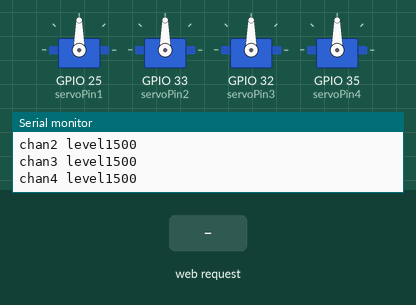
Simulated run of this sketch. Board: ESP32. On the bench: 4 × servo, the last lines printed to the serial monitor. Inputs (shaded band) come from the test bench.

Above: at 1.2 s.
1.3 s: HTTP request GET /F received
At 2.0 s:
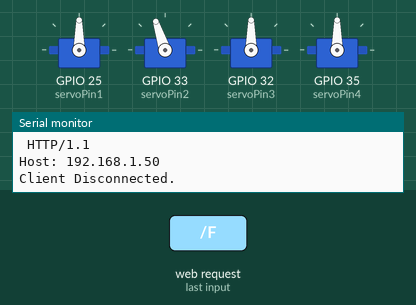
2.8 s: HTTP request GET /U received
At 3.2 s:
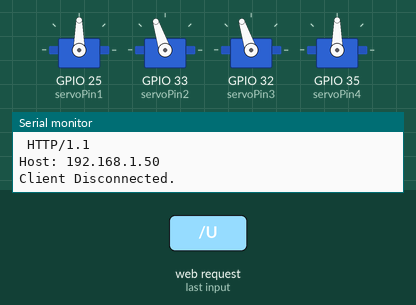
4.3 s: HTTP request GET /B received
At 5.5 s:
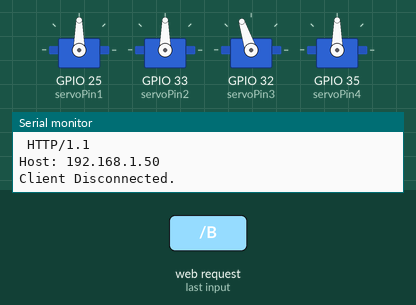
5.8 s: HTTP request GET /R received
At 6.6 s:
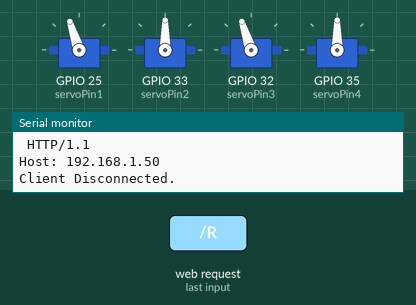
7.3 s: HTTP request GET /D received
At 7.8 s:
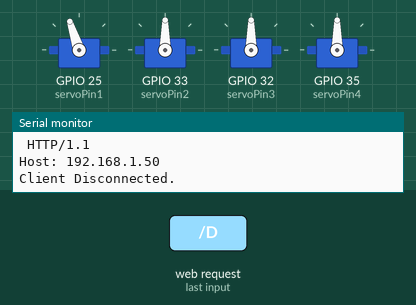
8.8 s: HTTP request GET /CL received
At 10.1 s:
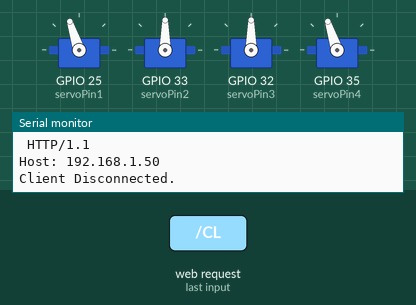
Timing chart, 0 to 11.3 s (numbered marks = the images above; inputs shaded):
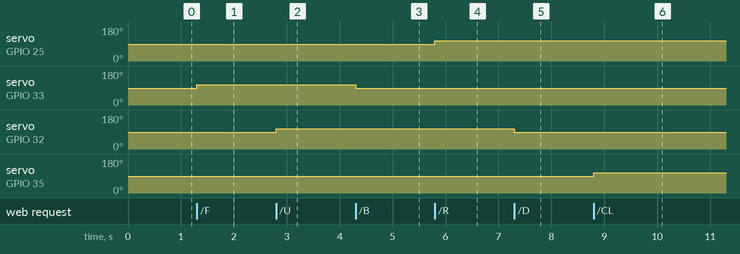

Measured:
- after the input at 1.3 s, servo on GPIO 33 (servoPin2): 90° → 108° at once
- after the input at 2.8 s, servo on GPIO 32 (servoPin3): 90° → 108° at once
- after the input at 4.3 s, servo on GPIO 33 (servoPin2): 108° → 90° at once
- after the input at 5.8 s, servo on GPIO 25 (servoPin1): 90° → 108° at once
- after the input at 7.3 s, servo on GPIO 32 (servoPin3): 108° → 90° at once
- after the input at 8.8 s, servo on GPIO 35 (servoPin4): 90° → 108° at once

The sketch:

esp23_radio_thing.ino
```cpp
/*
  WiFiAccessPoint.ino creates a WiFi access point and provides a web server on it.

  Steps:
  1. Connect to the access point "yourAp"
  2. Point your web browser to http://192.168.4.1/H to turn the LED on or http://192.168.4.1/L to turn it off
     OR
     Run raw TCP "GET /H" and "GET /L" on PuTTY terminal with 192.168.4.1 as IP address and 80 as port

  Created for arduino-esp32 on 04 July, 2018
  by Curran Rose (fedy0)
*/

/*Remote controll for quadcopter using esp32
 *  Ian Sbar
 *
 *  Dofs used
 *  Up/Down                     Chan3   left stick ver    servoPin3 10
 *  Right/Left                  Chan1   Right Stick Horz  servoPin1 8
 *  Forward/Backward            Chan2   Right Stick vert  servoPin2 9
 *  Clockwise/counterclockwise  Chan4   Left Stick horz   servoPin4 11
 *
 *  May wish to use 1250 min and 1750 max to start
 *  */


#include <WiFi.h>
#include <WiFiClient.h>
#include <WiFiAP.h>
#include <WiFiAP.h>
#include <ESP32_Servo.h>

#define servoPin1 25
#define servoPin2 33
#define servoPin3 32
#define servoPin4 35
// Set these to your desired credentials.
const char *ssid = "ohno";
const char *password = "pls_work";


WiFiServer server(80);

int chan1Lv1 = 1500;
int chan2Lv1 = 1500;
int chan3Lv1 = 1500;
int chan4Lv1 = 1500;

Servo myservo1;
Servo myservo2;
Servo myservo3;
Servo myservo4;

void setup() {

  Serial.begin(115200);
  Serial.println();
  Serial.println("Configuring access point...");

  // You can remove the password parameter if you want the AP to be open.
  WiFi.softAP(ssid, password);
  IPAddress myIP = WiFi.softAPIP();
  Serial.print("AP IP address: ");
  Serial.println(myIP);
  server.begin();

  Serial.println("Server started");

  myservo1.attach(servoPin1,1000,2000);
  myservo2.attach(servoPin2,1000,2000);
  myservo3.attach(servoPin3,1000,2000);
  myservo4.attach(servoPin4,1000,2000);

  myservo1.writeMicroseconds(chan1Lv1);
  myservo2.writeMicroseconds(chan2Lv1);
  myservo3.writeMicroseconds(chan3Lv1);
  myservo4.writeMicroseconds(chan4Lv1);

  Serial.print("chan1 level");
  Serial.println(chan1Lv1);
  Serial.print("chan2 level");
  Serial.println(chan2Lv1);
  Serial.print("chan3 level");
  Serial.println(chan3Lv1);
  Serial.print("chan4 level");
  Serial.println(chan4Lv1);

}

void loop() {
  WiFiClient client = server.available();   // listen for incoming clients

  if (client) {                             // if you get a client,
    Serial.println("New Client.");           // print a message out the serial port
    String currentLine = "";                // make a String to hold incoming data from the client
    while (client.connected()) {            // loop while the client's connected
      if (client.available()) {             // if there's bytes to read from the client,
        char c = client.read();             // read a byte, then
        Serial.write(c);                    // print it out the serial monitor
        if (c == '\n') {                    // if the byte is a newline character

          // if the current line is blank, you got two newline characters in a row.
          // that's the end of the client HTTP request, so send a response:
          if (currentLine.length() == 0) {
            // HTTP headers always start with a response code (e.g. HTTP/1.1 200 OK)
            // and a content-type so the client knows what's coming, then a blank line:
            client.println("HTTP/1.1 200 OK");
            client.println("Content-type:text/html");
            client.println();

            // the content of the HTTP response follows the header:
            client.print("welcome to Ian's quad control page <br>");
            client.print("<button><a href=\"/F\">forward</a> <button><br>");
            client.print("<button><a href=\"/B\">backward </a> <button><br>");
            client.print("<button><a href=\"/U\">up</a> <button><br>");
            client.print("<button><a href=\"/D\">down</a> <button><br>");
            client.print("<button><a href=\"/R\">right</a> <button><br>");
            client.print("<button><a href=\"/L\">left</a> <button><br>");
            client.print("<button><a href=\"/CL\">clockwise</a> <button><br>");
            client.print("<button><a href=\"/CCL\">counterclock</a> <button><br>");

            client.print("<button><a href=\"/S\">hover</a> <button><br>");

            // The HTTP response ends with another blank line:
            client.println();
            // break out of the while loop:
            break;
          } else {    // if you got a newline, then clear currentLine:
            currentLine = "";
          }
        } else if (c != '\r') {  // if you got anything else but a carriage return character,
          currentLine += c;      // add it to the end of the currentLine
        }


        if (currentLine.endsWith("GET /F")) { //tells the drone to move forward
            chan2Lv1=chan2Lv1+100;
            if(chan2Lv1>1750){
              chan2Lv1=1750;
            }

             myservo1.writeMicroseconds(chan1Lv1);
             myservo2.writeMicroseconds(chan2Lv1);
             myservo3.writeMicroseconds(chan3Lv1);
             myservo4.writeMicroseconds(chan4Lv1);

             Serial.print("chan1 level ");
             Serial.println(chan1Lv1);
             Serial.print("chan2 level");
             Serial.println(chan2Lv1);
             Serial.print("chan3 level");
             Serial.println(chan3Lv1);
             Serial.print("chan4 level");
             Serial.println(chan4Lv1);

        }
        if (currentLine.endsWith("GET /B")) {//tells the drone to move backward
            chan2Lv1=chan2Lv1-100;
            if(chan2Lv1>1750){
              chan2Lv1=1750;
            }

             myservo1.writeMicroseconds(chan1Lv1);
             myservo2.writeMicroseconds(chan2Lv1);
             myservo3.writeMicroseconds(chan3Lv1);
             myservo4.writeMicroseconds(chan4Lv1);

             Serial.print("chan1 level");
             Serial.println(chan1Lv1);
             Serial.print("chan2 level");
             Serial.println(chan2Lv1);
             Serial.print("chan3 level");
             Serial.println(chan3Lv1);
             Serial.print("chan4 level");
             Serial.println(chan4Lv1);                      // GET /L turns the LED off
        }
         if (currentLine.endsWith("GET /U")) {//tells the drone to move up
            chan3Lv1=chan3Lv1+100;
            if(chan3Lv1>1750){
              chan3Lv1=1750;
            }

             myservo1.writeMicroseconds(chan1Lv1);
             myservo2.writeMicroseconds(chan2Lv1);
             myservo3.writeMicroseconds(chan3Lv1);
             myservo4.writeMicroseconds(chan4Lv1);

             Serial.print("chan1 level");
             Serial.println(chan1Lv1);
             Serial.print("chan2 level");
             Serial.println(chan2Lv1);
             Serial.print("chan3 level");
             Serial.println(chan3Lv1);
             Serial.print("chan4 level");
             Serial.println(chan4Lv1);
      }
       if (currentLine.endsWith("GET /D")) { //tells the drone to move down
            chan3Lv1=chan3Lv1-100;
            if(chan3Lv1>1750){
              chan3Lv1=1750;
            }

             myservo1.writeMicroseconds(chan1Lv1);
             myservo2.writeMicroseconds(chan2Lv1);
             myservo3.writeMicroseconds(chan3Lv1);
             myservo4.writeMicroseconds(chan4Lv1);

             Serial.print("chan1 level");
             Serial.println(chan1Lv1);
             Serial.print("chan2 level");
             Serial.println(chan2Lv1);
             Serial.print("chan3 level");
             Serial.println(chan3Lv1);
             Serial.print("chan4 level");
             Serial.println(chan4Lv1);
    }
     if (currentLine.endsWith("GET /R")) { //tells the drone to move to the right
            chan1Lv1=chan1Lv1+100;
            if(chan1Lv1>1750){
              chan1Lv1=1750;
            }

             myservo1.writeMicroseconds(chan1Lv1);
             myservo2.writeMicroseconds(chan2Lv1);
             myservo3.writeMicroseconds(chan3Lv1);
             myservo4.writeMicroseconds(chan4Lv1);

             Serial.print("chan1 level");
             Serial.println(chan1Lv1);
             Serial.print("chan2 level");
             Serial.println(chan2Lv1);
             Serial.print("chan3 level");
             Serial.println(chan3Lv1);
             Serial.print("chan4 level");
             Serial.println(chan4Lv1);
        }
        if (currentLine.endsWith("GET /L")) { //tells the drone to move to the left
            chan1Lv1=chan1Lv1-100;
            if(chan1Lv1>1750){
              chan1Lv1=1750;
            }

             myservo1.writeMicroseconds(chan1Lv1);
             myservo2.writeMicroseconds(chan2Lv1);
             myservo3.writeMicroseconds(chan3Lv1);
             myservo4.writeMicroseconds(chan4Lv1);

             Serial.print("chan1 level");
             Serial.println(chan1Lv1);
             Serial.print("chan2 level");
             Serial.println(chan2Lv1);
             Serial.print("chan3 level");
             Serial.println(chan3Lv1);
             Serial.print("chan4 level");
             Serial.println(chan4Lv1);
        }
        if (currentLine.endsWith("GET /CL")) { //tells the drone to rotate clockwise
            chan4Lv1=chan4Lv1+100;
            if(chan4Lv1>1750){
              chan4Lv1=1750;
            }

             myservo1.writeMicroseconds(chan1Lv1);
             myservo2.writeMicroseconds(chan2Lv1);
             myservo3.writeMicroseconds(chan3Lv1);
             myservo4.writeMicroseconds(chan4Lv1);

             Serial.print("chan1 level");
             Serial.println(chan1Lv1);
             Serial.print("chan2 level");
             Serial.println(chan2Lv1);
             Serial.print("chan3 level");
             Serial.println(chan3Lv1);
             Serial.print("chan4 level");
             Serial.println(chan4Lv1);
        }
        if (currentLine.endsWith("GET /CCL")) {//tells the drone to rotate counterclockwise
            chan4Lv1=chan4Lv1-100;
            if(chan4Lv1>1750){
              chan4Lv1=1750;
            }

             myservo1.writeMicroseconds(chan1Lv1);
             myservo2.writeMicroseconds(chan2Lv1);
             myservo3.writeMicroseconds(chan3Lv1);
             myservo4.writeMicroseconds(chan4Lv1);

             Serial.print("chan1 level");
             Serial.println(chan1Lv1);
             Serial.print("chan2 level");
             Serial.println(chan2Lv1);
             Serial.print("chan3 level");
             Serial.println(chan3Lv1);
             Serial.print("chan4 level");
             Serial.println(chan4Lv1);
        }
       if (currentLine.endsWith("GET /S")) { //tells the drone to hover in place
            chan3Lv1=1500;
            chan4Lv1=1500;
            chan2Lv1=1500;
            chan1Lv1=1500;


             myservo1.writeMicroseconds(chan1Lv1);
             myservo2.writeMicroseconds(chan2Lv1);
             myservo3.writeMicroseconds(chan3Lv1);
             myservo4.writeMicroseconds(chan4Lv1);

             Serial.print("chan1 level");
             Serial.println(chan1Lv1);
             Serial.print("chan2 level");
             Serial.println(chan2Lv1);
             Serial.print("chan3 level");
             Serial.println(chan3Lv1);
             Serial.print("chan4 level");
             Serial.println(chan4Lv1);;
       }
      }
    }
    // close the connection:
    client.stop();
    Serial.println("Client Disconnected.");
  }
}
```
